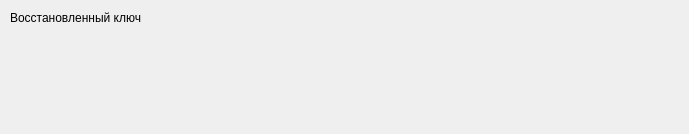
<?xml version="1.0" encoding="UTF-8"?>
<ui version="4.0">
 <class>Form</class>
 <widget class="QWidget" name="Form">
  <property name="geometry">
   <rect>
    <x>0</x>
    <y>0</y>
    <width>689</width>
    <height>134</height>
   </rect>
  </property>
  <property name="windowTitle">
   <string>Form</string>
  </property>
  <widget class="QLabel" name="labelKey">
   <property name="geometry">
    <rect>
     <x>10</x>
     <y>10</y>
     <width>131</width>
     <height>16</height>
    </rect>
   </property>
   <property name="text">
    <string>Восстановленный ключ:</string>
   </property>
  </widget>
  <widget class="QLabel" name="textKey">
   <property name="geometry">
    <rect>
     <x>10</x>
     <y>30</y>
     <width>671</width>
     <height>41</height>
    </rect>
   </property>
   <property name="text">
    <string/>
   </property>
   <property name="wordWrap">
    <bool>true</bool>
   </property>
  </widget>
  <widget class="QLabel" name="textIsAuthenticated">
   <property name="geometry">
    <rect>
     <x>10</x>
     <y>90</y>
     <width>671</width>
     <height>20</height>
    </rect>
   </property>
   <property name="text">
    <string/>
   </property>
   <property name="alignment">
    <set>Qt::AlignCenter</set>
   </property>
  </widget>
 </widget>
 <resources/>
 <connections/>
</ui>
